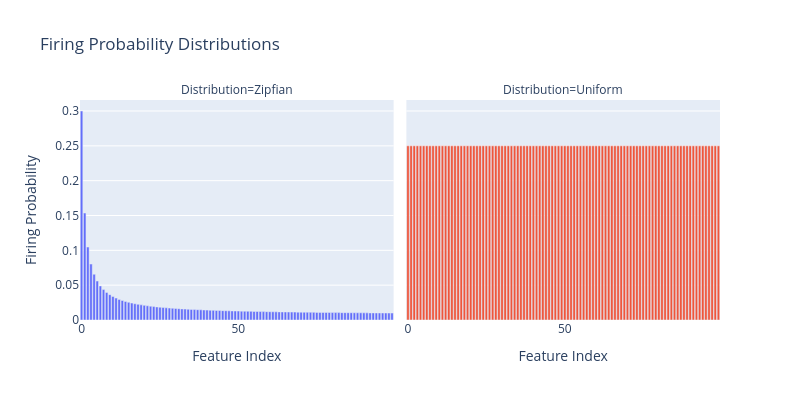

Here is the notebook cell this chart was saved with:
### Markdown cell above
## Cell 25: Realistic Firing Probabilities

So far, each feature fires with equal probability. In real neural networks, features typically follow a power-law (Zipfian) distribution where a few features fire frequently and most fire rarely. We can simulate this with the `zipfian_firing_probabilities` helper:

### Code cell
import plotly.express as px
import pandas as pd
from sae_lens.synthetic import zipfian_firing_probabilities

# Create Zipfian firing probabilities
zipf_probs = zipfian_firing_probabilities(
    num_features=num_features,
    exponent=1.0,  # Higher = steeper dropoff
    max_prob=0.3,  # Most frequent feature fires 30% of the time
    min_prob=0.01,  # Least frequent feature fires 1% of the time
)

# Create a DataFrame for plotting
df = pd.DataFrame(
    {
        "Feature Index": list(range(num_features)) * 2,
        "Firing Probability": list(zipf_probs.numpy()) + list(firing_probs.numpy()),
        "Distribution": ["Zipfian"] * num_features + ["Uniform"] * num_features,
    }
)

# Create side-by-side bar charts using plotly express
fig = px.bar(
    df,
    x="Feature Index",
    y="Firing Probability",
    facet_col="Distribution",
    color="Distribution",
    color_discrete_map={"Zipfian": "#636EFA", "Uniform": "#EF553B"},
    title="Firing Probability Distributions",
    height=400,
    width=800,
)
fig.update_layout(showlegend=False)
fig.show()

print(
    f"Zipfian: max={zipf_probs.max():.3f}, min={zipf_probs.min():.3f}, mean={zipf_probs.mean():.3f}"
)

### Figure 1 — Plotly figure (JSON) as saved in the notebook; plotly's stock layout.template omitted (floating-point values rounded to 4 significant figures)
{"data": [{"hovertemplate": "Distribution=Zipfian<br>Feature Index=%{x}<br>Firing Probability=%{y}<extra></extra>", "legendgroup": "Zipfian", "marker": {"color": "#636EFA", "pattern": {"shape": ""}}, "name": "Zipfian", "orientation": "v", "showlegend": true, "textposition": "auto", "type": "bar", "x": [0, 1, 2, 3, 4, 5, 6, 7, 8, 9, 10, 11, 12, 13, 14, 15, 16, 17, 18, 19, 20, 21, 22, 23, 24, 25, 26, 27, 28, 29, 30, 31, 32, 33, 34, 35, 36, 37, 38, 39, 40, 41, 42, 43, 44, 45, 46, 47, 48, 49, 50, 51, 52, 53, 54, 55, 56, 57, 58, 59, 60, 61, 62, 63, 64, 65, 66, 67, 68, 69, 70, 71, 72, 73, 74, 75, 76, 77, 78, 79, 80, 81, 82, 83, 84, 85, 86, 87, 88, 89, 90, 91, 92, 93, 94, 95, 96, 97, 98, 99], "xaxis": "x", "y": [0.3, 0.1535, 0.1047, 0.0803, 0.06566, 0.05589, 0.04892, 0.04369, 0.03962, 0.03636, 0.0337, 0.03148, 0.0296, 0.02799, 0.0266, 0.02538, 0.0243, 0.02334, 0.02249, 0.02172, 0.02102, 0.02039, 0.01981, 0.01928, 0.01879, 0.01834, 0.01792, 0.01753, 0.01717, 0.01684, 0.01652, 0.01622, 0.01595, 0.01569, 0.01544, 0.01521, 0.01499, 0.01478, 0.01458, 0.01439, 0.01422, 0.01405, 0.01388, 0.01373, 0.01358, 0.01344, 0.0133, 0.01317, 0.01305, 0.01293, 0.01281, 0.0127, 0.0126, 0.0125, 0.0124, 0.0123, 0.01221, 0.01212, 0.01204, 0.01195, 0.01187, 0.0118, 0.01172, 0.01165, 0.01158, 0.01151, 0.01144, 0.01138, 0.01132, 0.01126, 0.0112, 0.01114, 0.01108, 0.01103, 0.01098, 0.01093, 0.01087, 0.01083, 0.01078, 0.01073, 0.01069, 0.01064, 0.0106, 0.01056, 0.01052, 0.01048, 0.01044, 0.0104, 0.01036, 0.01033, 0.01029, 0.01025, 0.01022, 0.01019, 0.01015, 0.01012, 0.01009, 0.01006, 0.01003, 0.01], "yaxis": "y"}, {"hovertemplate": "Distribution=Uniform<br>Feature Index=%{x}<br>Firing Probability=%{y}<extra></extra>", "legendgroup": "Uniform", "marker": {"color": "#EF553B", "pattern": {"shape": ""}}, "name": "Uniform", "orientation": "v", "showlegend": true, "textposition": "auto", "type": "bar", "x": [0, 1, 2, 3, 4, 5, 6, 7, 8, 9, 10, 11, 12, 13, 14, 15, 16, 17, 18, 19, 20, 21, 22, 23, 24, 25, 26, 27, 28, 29, 30, 31, 32, 33, 34, 35, 36, 37, 38, 39, 40, 41, 42, 43, 44, 45, 46, 47, 48, 49, 50, 51, 52, 53, 54, 55, 56, 57, 58, 59, 60, 61, 62, 63, 64, 65, 66, 67, 68, 69, 70, 71, 72, 73, 74, 75, 76, 77, 78, 79, 80, 81, 82, 83, 84, 85, 86, 87, 88, 89, 90, 91, 92, 93, 94, 95, 96, 97, 98, 99], "xaxis": "x2", "y": [0.25, 0.25, 0.25, 0.25, 0.25, 0.25, 0.25, 0.25, 0.25, 0.25, 0.25, 0.25, 0.25, 0.25, 0.25, 0.25, 0.25, 0.25, 0.25, 0.25, 0.25, 0.25, 0.25, 0.25, 0.25, 0.25, 0.25, 0.25, 0.25, 0.25, 0.25, 0.25, 0.25, 0.25, 0.25, 0.25, 0.25, 0.25, 0.25, 0.25, 0.25, 0.25, 0.25, 0.25, 0.25, 0.25, 0.25, 0.25, 0.25, 0.25, 0.25, 0.25, 0.25, 0.25, 0.25, 0.25, 0.25, 0.25, 0.25, 0.25, 0.25, 0.25, 0.25, 0.25, 0.25, 0.25, 0.25, 0.25, 0.25, 0.25, 0.25, 0.25, 0.25, 0.25, 0.25, 0.25, 0.25, 0.25, 0.25, 0.25, 0.25, 0.25, 0.25, 0.25, 0.25, 0.25, 0.25, 0.25, 0.25, 0.25, 0.25, 0.25, 0.25, 0.25, 0.25, 0.25, 0.25, 0.25, 0.25, 0.25], "yaxis": "y2"}], "layout": {"annotations": [{"font": {}, "showarrow": false, "text": "Distribution=Zipfian", "x": 0.245, "xanchor": "center", "xref": "paper", "y": 1, "yanchor": "bottom", "yref": "paper"}, {"font": {}, "showarrow": false, "text": "Distribution=Uniform", "x": 0.755, "xanchor": "center", "xref": "paper", "y": 1, "yanchor": "bottom", "yref": "paper"}], "barmode": "relative", "height": 400, "legend": {"title": {"text": "Distribution"}, "tracegroupgap": 0}, "showlegend": false, "title": {"text": "Firing Probability Distributions"}, "width": 800, "xaxis": {"anchor": "y", "domain": [0, 0.49], "title": {"text": "Feature Index"}}, "xaxis2": {"anchor": "y2", "domain": [0.51, 1], "matches": "x", "title": {"text": "Feature Index"}}, "yaxis": {"anchor": "x", "domain": [0, 1], "title": {"text": "Firing Probability"}}, "yaxis2": {"anchor": "x2", "domain": [0, 1], "matches": "y", "showticklabels": false}}}
